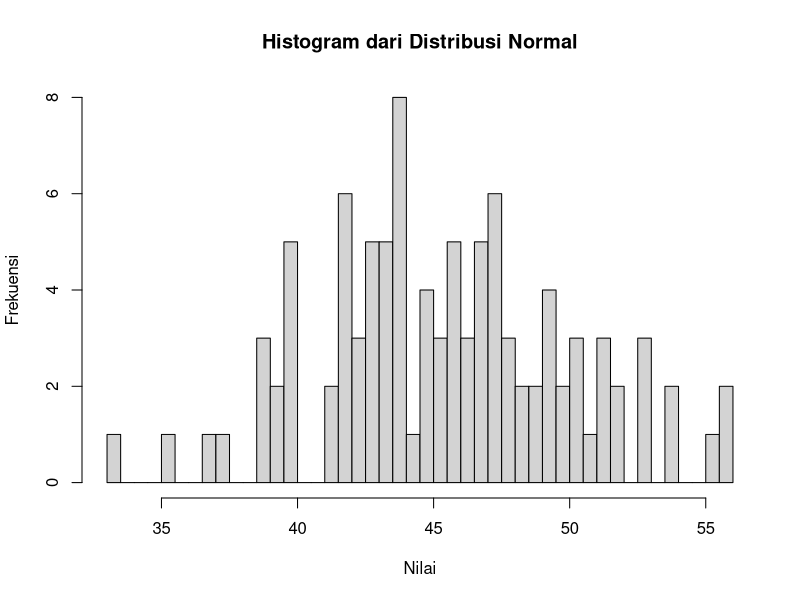

Here is the R script that generated this plot:
# Nama : Gabriella Natasya Br Ginting
# NRP  : 5025211081
# Kelas: Probstat C

# Soal Nomor 4

# Diketahui data bangkitan acak sebanyak 100 dengan mean = 45 dan sd = 5. Tentukan:

# --a
# Fungsi probabilitas dari distribusi Normal P(X1 ≤ x ≤ X2), hitung z-scorenya dan plot 
# data bangkitan acaknya dalam bentuk grafik. Petunjuk (gunakanfungsi plot()).

# Keterangan:
# X1 = Bilangan bulat terdekat di bawah rata-rata
# X2 = Bilangan bulat terdekat di atas rata-rata
# Contoh data:
# 11
# 1,2,4,2,6,3,10,11,5,3,6,8
# rata-rata = 5.083333
# X1 = 5
# X2 = 6


# --b
# Gambarkan histogram dari distribusi Normal dengan breaks 50

set.seed(123)

n <- 100

mean <- 45
sd <- 5

val <- rnorm(n, mean, sd)

hist(val, breaks = 50, main = "Histogram dari Distribusi Normal", xlab = "Nilai", ylab = "Frekuensi")

# --c
# Nilai varian (σ²) dari hasil data bangkitan acak distribusi Normal.

set.seed(123)

var(val)